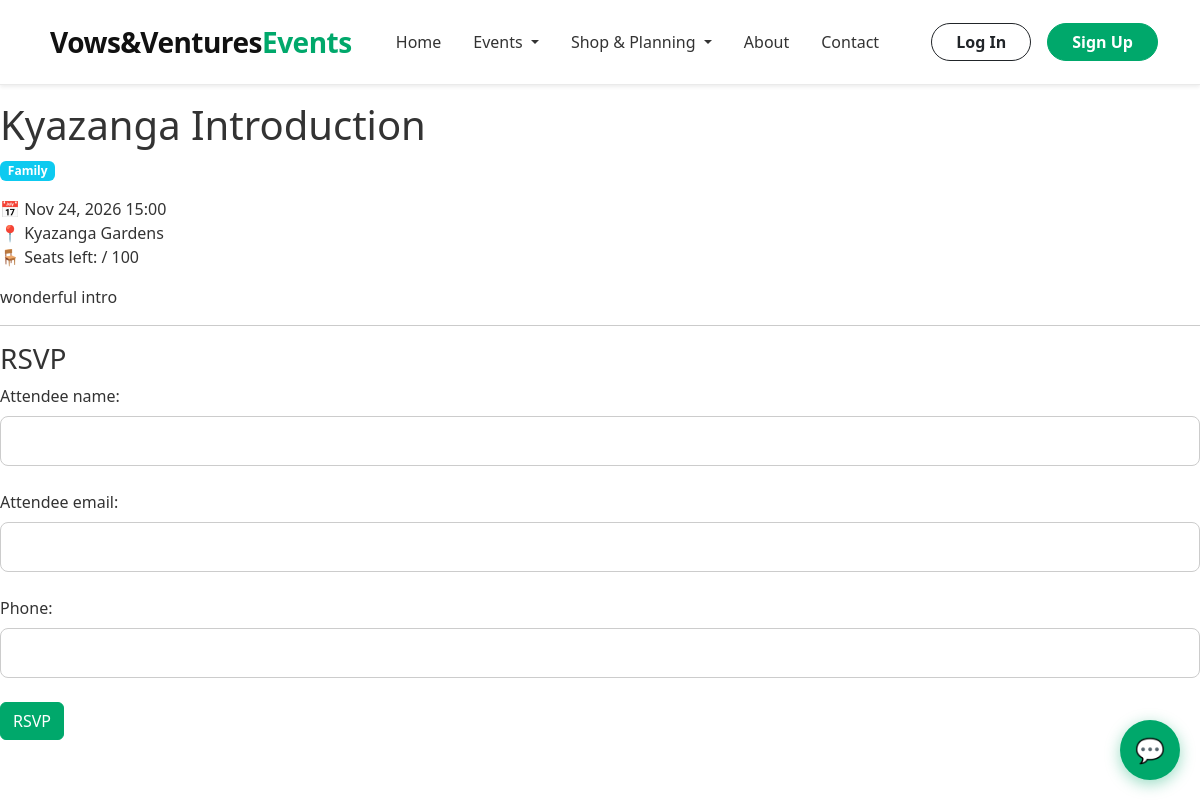
The app's page /events/kyazanga-introduction/ with its own data.
### EventLaunch/models.py (models this page shows, shortened)
class Event(models.Model):
    STATUS_CHOICES = [
        ('draft', 'Draft'),
        ('published', 'Published'),
        ('cancelled', 'Cancelled'),
        ('completed', 'Completed'),
    ]
    title = models.CharField(max_length=200)
    slug = models.SlugField(max_length=200, unique=True, blank=True)
    description = models.TextField()
    category = models.ForeignKey(Category, on_delete=models.SET_NULL, null=True, related_name='events')
    organizer = models.ForeignKey(User, on_delete=models.CASCADE, related_name='organized_events')
    venue = models.CharField(max_length=200)
    start_date = models.DateTimeField()
    end_date = models.DateTimeField()
    capacity = models.PositiveIntegerField(default=100)
    price = models.DecimalField(max_digits=8, decimal_places=2, default=0.00)
    image = models.ImageField(upload_to='events/', blank=True, null=True)
    status = models.CharField(max_length=20, choices=STATUS_CHOICES, default='draft')
    created_at = models.DateTimeField(auto_now_add=True)
    updated_at = models.DateTimeField(auto_now=True)
    class Meta:
        ordering = ['-start_date']

class Category(models.Model):
    name = models.CharField(max_length=100, unique=True)
    slug = models.SlugField(max_length=100, unique=True, blank=True)
    description = models.TextField(blank=True)
    class Meta:
        verbose_name_plural = "Categories"
    def __str__(self):
        return self.name

### EventLaunch/views.py (the view)
# urls.py: path('events/<slug:slug>/', views.event_detail, name='event_detail'),
def event_detail(request, slug):
    event = get_object_or_404(Event, slug=slug)
    already_registered = False
    if request.user.is_authenticated:
        already_registered = Registration.objects.filter(event=event, attendee_email=request.user.email).exists()
    if request.method == 'POST':
        if not request.user.is_authenticated:
            messages.error(request, "You must be logged in to register.")
            return redirect('login')
        form = RegistrationForm(request.POST, event=event)
        if form.is_valid():
            reg = form.save(commit=False)
            reg.event = event
            reg.save()
            messages.success(request, "You have successfully registered for this event!")
            return redirect('event_detail', slug=slug)
    else:
        form = RegistrationForm(event=event)
    return render(request, 'events/event_detail.html', {
        'event': event,
        'form': form,
        'already_registered': already_registered
    })

### EventLaunch/forms.py (shortened to what this page needs)
class RegistrationForm(forms.ModelForm):
    class Meta:
        model = Registration
        fields = ['attendee_name', 'attendee_email', 'phone']
    def __init__(self, *args, **kwargs):
        self.event = kwargs.pop('event', None)
        super().__init__(*args, **kwargs)

### templates/events/event_detail.html (shortened to what this page needs)
{% extends 'base.html' %}
{% block content %}
<h1>{{ event.title }}</h1>
<span class="badge bg-info">{{ event.category }}</span>
<p class="mt-3">
  <strong>📅</strong> {{ event.start_date|date:"M d, Y H:i" }}<br>
  <strong>📍</strong> {{ event.venue }}<br>
  <strong>🪑</strong> Seats left: {{ seats_left }} / {{ event.capacity }}
</p>
<p>{{ event.description }}</p>
<hr>
{% if already_registered %}
  <p class="text-success">✅ You are registered for this event.</p>
{% else %}
  <h3>RSVP</h3>
  <form method="post">
    {{ form.as_p }}
    <button class="btn btn-success">RSVP</button>
  </form>
{% endif %}
{% endblock %}

### static/css/ralph.css (style rules this page uses)
body { background-color: #ffffff !important; color: #333333; font-family: 'Segoe UI', Tahoma, Geneva, Verdana, sans-serif; }
input[type="text"], input[type="password"], input[type="email"], input[type="number"], input[type="datetime-local"], select, textarea { width: 100%; padding: 12px 15px; margin: 8px 0; display: inline-block; border: 1px solid #cccccc; border-radius: 8px; box-sizing: border-box; font-size: 1rem; transition: border-color 0.3s ease, box-shadow 0.3s ease; }
.btn-success { background-color: #00a86b !important; border-color: #00a86b !important; }

### records on screen
Event: title "Kyazanga Introduction", category "Family", start_date "Nov 24, 2026 15:00", venue "Kyazanga Gardens", capacity "100", description "wonderful intro"
